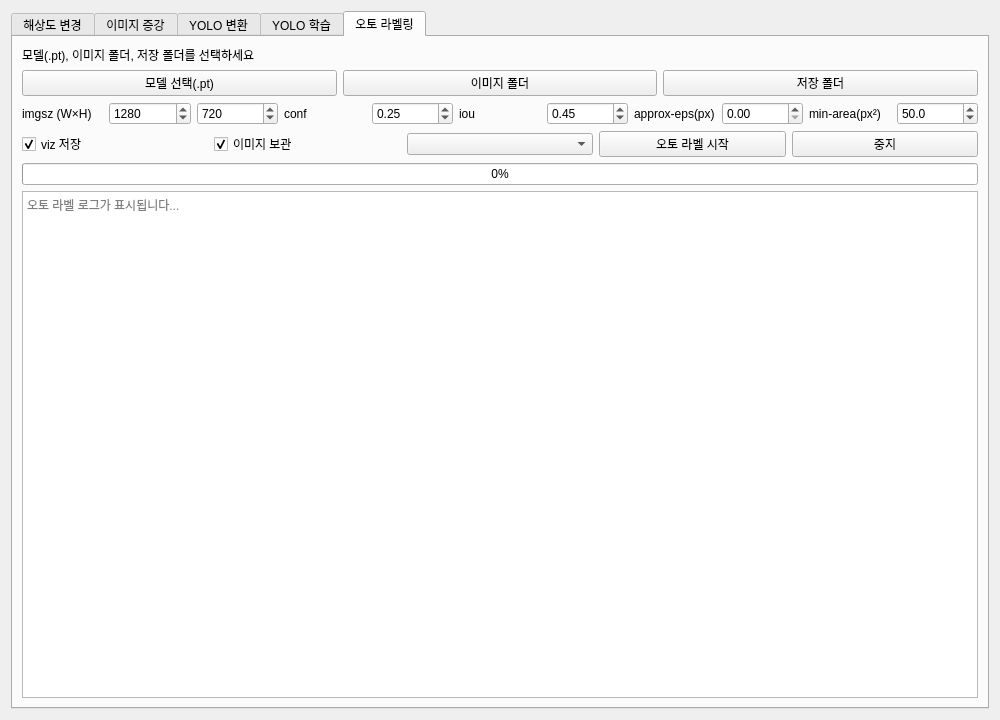
<?xml version="1.0" encoding="UTF-8"?>
<ui version="4.0">
 <class>ImageToolsWindow</class>
 <widget class="QWidget" name="ImageToolsWindow">
  <property name="geometry">
   <rect>
    <x>0</x>
    <y>0</y>
    <width>1000</width>
    <height>720</height>
   </rect>
  </property>
  <property name="windowTitle">
   <string>Auto Labeling PipeLine</string>
  </property>
  <layout class="QVBoxLayout" name="rootLayout">
   <item>
    <widget class="QTabWidget" name="tabWidget">
     <property name="currentIndex">
      <number>4</number>
     </property>
     <widget class="QWidget" name="tabResize">
      <attribute name="title">
       <string>해상도 변경</string>
      </attribute>
      <layout class="QVBoxLayout" name="resizeLayout">
       <item>
        <widget class="QLabel" name="labelPath">
         <property name="text">
          <string>폴더를 선택하세요</string>
         </property>
         <property name="alignment">
          <set>Qt::AlignLeading|Qt::AlignLeft|Qt::AlignVCenter</set>
         </property>
        </widget>
       </item>
       <item>
        <layout class="QHBoxLayout" name="buttonLayout">
         <item>
          <widget class="QPushButton" name="btnSelect">
           <property name="text">
            <string>폴더 선택</string>
           </property>
          </widget>
         </item>
         <item>
          <widget class="QPushButton" name="btnRun">
           <property name="text">
            <string>변환 실행(병렬)</string>
           </property>
          </widget>
         </item>
         <item>
          <widget class="QPushButton" name="btnStop">
           <property name="text">
            <string>중지</string>
           </property>
          </widget>
         </item>
        </layout>
       </item>
       <item>
        <widget class="QProgressBar" name="progressBar">
         <property name="value">
          <number>0</number>
         </property>
         <property name="format">
          <string>%p%</string>
         </property>
        </widget>
       </item>
       <item>
        <widget class="QLabel" name="threadLabel">
         <property name="text">
          <string>스레드: -</string>
         </property>
         <property name="alignment">
          <set>Qt::AlignRight|Qt::AlignTrailing|Qt::AlignVCenter</set>
         </property>
        </widget>
       </item>
       <item>
        <widget class="QTextEdit" name="textLog">
         <property name="readOnly">
          <bool>true</bool>
         </property>
         <property name="placeholderText">
          <string>변환 로그가 표시됩니다...</string>
         </property>
        </widget>
       </item>
      </layout>
     </widget>
     <widget class="QWidget" name="tabAugment">
      <attribute name="title">
       <string>이미지 증강</string>
      </attribute>
      <layout class="QVBoxLayout" name="augmentLayout">
       <item>
        <widget class="QLabel" name="labelAugPaths">
         <property name="text">
          <string>입력/출력 폴더를 선택하세요</string>
         </property>
         <property name="alignment">
          <set>Qt::AlignLeading|Qt::AlignLeft|Qt::AlignVCenter</set>
         </property>
        </widget>
       </item>
       <item>
        <layout class="QHBoxLayout" name="augPathBtns">
         <item>
          <widget class="QPushButton" name="btnAugIn">
           <property name="text">
            <string>입력 폴더 선택</string>
           </property>
          </widget>
         </item>
         <item>
          <widget class="QPushButton" name="btnAugOut">
           <property name="text">
            <string>출력 폴더 선택</string>
           </property>
          </widget>
         </item>
        </layout>
       </item>
       <item>
        <layout class="QHBoxLayout" name="augControls">
         <item>
          <widget class="QLabel" name="labelMultiplier">
           <property name="text">
            <string>Multiplier</string>
           </property>
          </widget>
         </item>
         <item>
          <widget class="QSpinBox" name="spinMultiplier">
           <property name="minimum">
            <number>1</number>
           </property>
           <property name="maximum">
            <number>100</number>
           </property>
           <property name="value">
            <number>5</number>
           </property>
          </widget>
         </item>
         <item>
          <widget class="QPushButton" name="btnAugRun">
           <property name="text">
            <string>증강 실행(병렬)</string>
           </property>
          </widget>
         </item>
         <item>
          <widget class="QPushButton" name="btnAugStop">
           <property name="text">
            <string>중지</string>
           </property>
          </widget>
         </item>
        </layout>
       </item>
       <item>
        <widget class="QProgressBar" name="progressAug">
         <property name="value">
          <number>0</number>
         </property>
         <property name="format">
          <string>%p%</string>
         </property>
        </widget>
       </item>
       <item>
        <widget class="QLabel" name="threadLabelAug">
         <property name="text">
          <string>스레드: -</string>
         </property>
         <property name="alignment">
          <set>Qt::AlignRight|Qt::AlignTrailing|Qt::AlignVCenter</set>
         </property>
        </widget>
       </item>
       <item>
        <widget class="QTextEdit" name="textAugLog">
         <property name="readOnly">
          <bool>true</bool>
         </property>
         <property name="placeholderText">
          <string>증강 로그가 표시됩니다...</string>
         </property>
        </widget>
       </item>
      </layout>
     </widget>
     <widget class="QWidget" name="tabConvert">
      <attribute name="title">
       <string>YOLO 변환</string>
      </attribute>
      <layout class="QVBoxLayout" name="cvLayout">
       <item>
        <widget class="QLabel" name="labelCvPaths">
         <property name="text">
          <string>이미지/JSON/출력 폴더를 선택하세요</string>
         </property>
         <property name="alignment">
          <set>Qt::AlignLeading|Qt::AlignLeft|Qt::AlignVCenter</set>
         </property>
        </widget>
       </item>
       <item>
        <layout class="QHBoxLayout" name="cvPathBtns1">
         <item>
          <widget class="QPushButton" name="btnCvImg">
           <property name="text">
            <string>변환할 이미지 폴더</string>
           </property>
          </widget>
         </item>
         <item>
          <widget class="QPushButton" name="btnCvJson">
           <property name="text">
            <string>변환할 JSON 폴더</string>
           </property>
          </widget>
         </item>
         <item>
          <widget class="QPushButton" name="btnCvOut">
           <property name="text">
            <string>출력 폴더</string>
           </property>
          </widget>
         </item>
        </layout>
       </item>
       <item>
        <layout class="QHBoxLayout" name="cvControls">
         <item>
          <widget class="QLabel" name="labelCvSize">
           <property name="text">
            <string>사이즈 (W×H)</string>
           </property>
          </widget>
         </item>
         <item>
          <widget class="QSpinBox" name="spinCvW">
           <property name="minimum">
            <number>64</number>
           </property>
           <property name="maximum">
            <number>4096</number>
           </property>
           <property name="singleStep">
            <number>32</number>
           </property>
           <property name="value">
            <number>1280</number>
           </property>
          </widget>
         </item>
         <item>
          <widget class="QSpinBox" name="spinCvH">
           <property name="minimum">
            <number>64</number>
           </property>
           <property name="maximum">
            <number>4096</number>
           </property>
           <property name="singleStep">
            <number>16</number>
           </property>
           <property name="value">
            <number>720</number>
           </property>
          </widget>
         </item>
         <item>
          <widget class="QLabel" name="labelValRatio">
           <property name="text">
            <string>Val 비율</string>
           </property>
          </widget>
         </item>
         <item>
          <widget class="QDoubleSpinBox" name="doubleSpinValRatio">
           <property name="decimals">
            <number>2</number>
           </property>
           <property name="minimum">
            <double>0.000000000000000</double>
           </property>
           <property name="maximum">
            <double>1.000000000000000</double>
           </property>
           <property name="singleStep">
            <double>0.050000000000000</double>
           </property>
           <property name="value">
            <double>0.200000000000000</double>
           </property>
          </widget>
         </item>
         <item>
          <widget class="QPushButton" name="btnCvRun">
           <property name="text">
            <string>변환 실행</string>
           </property>
          </widget>
         </item>
         <item>
          <widget class="QPushButton" name="btnCvStop">
           <property name="text">
            <string>중지</string>
           </property>
          </widget>
         </item>
        </layout>
       </item>
       <item>
        <widget class="QProgressBar" name="progressCv">
         <property name="value">
          <number>0</number>
         </property>
         <property name="format">
          <string>%p%</string>
         </property>
        </widget>
       </item>
       <item>
        <widget class="QLabel" name="threadLabelCv">
         <property name="text">
          <string>스레드: -</string>
         </property>
         <property name="alignment">
          <set>Qt::AlignRight|Qt::AlignTrailing|Qt::AlignVCenter</set>
         </property>
        </widget>
       </item>
       <item>
        <widget class="QTextEdit" name="textCvLog">
         <property name="readOnly">
          <bool>true</bool>
         </property>
         <property name="placeholderText">
          <string>변환 로그가 표시됩니다...</string>
         </property>
        </widget>
       </item>
      </layout>
     </widget>
     <widget class="QWidget" name="tabTrain">
      <attribute name="title">
       <string>YOLO 학습</string>
      </attribute>
      <layout class="QVBoxLayout" name="trainLayout">
       <item>
        <widget class="QLabel" name="labelTrainPaths">
         <property name="text">
          <string>모델(.pt)과 dataset.yaml을 선택하세요</string>
         </property>
        </widget>
       </item>
       <item>
        <layout class="QHBoxLayout" name="trainPathBtns">
         <item>
          <widget class="QPushButton" name="btnTrainModel">
           <property name="text">
            <string>모델 선택(.pt)</string>
           </property>
          </widget>
         </item>
         <item>
          <widget class="QPushButton" name="btnTrainData">
           <property name="text">
            <string>dataset.yaml 선택</string>
           </property>
          </widget>
         </item>
        </layout>
       </item>
       <item>
        <layout class="QHBoxLayout" name="trainControls1">
         <item>
          <widget class="QLabel" name="labelImgSz">
           <property name="text">
            <string>imgsz (W×H)</string>
           </property>
          </widget>
         </item>
         <item>
          <widget class="QSpinBox" name="spinTrainW">
           <property name="minimum">
            <number>64</number>
           </property>
           <property name="maximum">
            <number>4096</number>
           </property>
           <property name="singleStep">
            <number>32</number>
           </property>
           <property name="value">
            <number>1280</number>
           </property>
          </widget>
         </item>
         <item>
          <widget class="QSpinBox" name="spinTrainH">
           <property name="minimum">
            <number>64</number>
           </property>
           <property name="maximum">
            <number>4096</number>
           </property>
           <property name="singleStep">
            <number>16</number>
           </property>
           <property name="value">
            <number>720</number>
           </property>
          </widget>
         </item>
         <item>
          <widget class="QLabel" name="labelEpochs">
           <property name="text">
            <string>epochs</string>
           </property>
          </widget>
         </item>
         <item>
          <widget class="QSpinBox" name="spinTrainEpochs">
           <property name="minimum">
            <number>1</number>
           </property>
           <property name="maximum">
            <number>1000</number>
           </property>
           <property name="value">
            <number>100</number>
           </property>
          </widget>
         </item>
         <item>
          <widget class="QLabel" name="labelBatch">
           <property name="text">
            <string>batch</string>
           </property>
          </widget>
         </item>
         <item>
          <widget class="QSpinBox" name="spinTrainBatch">
           <property name="minimum">
            <number>1</number>
           </property>
           <property name="maximum">
            <number>1024</number>
           </property>
           <property name="value">
            <number>16</number>
           </property>
          </widget>
         </item>
         <item>
          <widget class="QCheckBox" name="chkTrainBatchAuto">
           <property name="text">
            <string>auto</string>
           </property>
           <property name="checked">
            <bool>true</bool>
           </property>
          </widget>
         </item>
        </layout>
       </item>
       <item>
        <layout class="QHBoxLayout" name="trainButtons">
         <item>
          <widget class="QPushButton" name="btnTrainStart">
           <property name="text">
            <string>학습 시작</string>
           </property>
          </widget>
         </item>
         <item>
          <widget class="QPushButton" name="btnTrainStop">
           <property name="text">
            <string>중지</string>
           </property>
          </widget>
         </item>
        </layout>
       </item>
       <item>
        <widget class="QTextEdit" name="textTrainLog">
         <property name="readOnly">
          <bool>true</bool>
         </property>
         <property name="placeholderText">
          <string>학습 로그가 표시됩니다...</string>
         </property>
        </widget>
       </item>
      </layout>
     </widget>
     <widget class="QWidget" name="tabAutoLabel">
      <attribute name="title">
       <string>오토 라벨링</string>
      </attribute>
      <layout class="QVBoxLayout" name="alLayout">
       <item>
        <widget class="QLabel" name="labelALPaths">
         <property name="text">
          <string>모델(.pt), 이미지 폴더, 저장 폴더를 선택하세요</string>
         </property>
        </widget>
       </item>
       <item>
        <layout class="QHBoxLayout" name="alPathBtns">
         <item>
          <widget class="QPushButton" name="btnALModel">
           <property name="text">
            <string>모델 선택(.pt)</string>
           </property>
          </widget>
         </item>
         <item>
          <widget class="QPushButton" name="btnALImg">
           <property name="text">
            <string>이미지 폴더</string>
           </property>
          </widget>
         </item>
         <item>
          <widget class="QPushButton" name="btnALSave">
           <property name="text">
            <string>저장 폴더</string>
           </property>
          </widget>
         </item>
        </layout>
       </item>
       <item>
        <layout class="QHBoxLayout" name="alControls1">
         <item>
          <widget class="QLabel" name="labelALImgSz">
           <property name="text">
            <string>imgsz (W×H)</string>
           </property>
          </widget>
         </item>
         <item>
          <widget class="QSpinBox" name="spinALW">
           <property name="minimum">
            <number>64</number>
           </property>
           <property name="maximum">
            <number>4096</number>
           </property>
           <property name="singleStep">
            <number>32</number>
           </property>
           <property name="value">
            <number>1280</number>
           </property>
          </widget>
         </item>
         <item>
          <widget class="QSpinBox" name="spinALH">
           <property name="minimum">
            <number>64</number>
           </property>
           <property name="maximum">
            <number>4096</number>
           </property>
           <property name="singleStep">
            <number>16</number>
           </property>
           <property name="value">
            <number>720</number>
           </property>
          </widget>
         </item>
         <item>
          <widget class="QLabel" name="labelALConf">
           <property name="text">
            <string>conf</string>
           </property>
          </widget>
         </item>
         <item>
          <widget class="QDoubleSpinBox" name="doubleALConf">
           <property name="decimals">
            <number>2</number>
           </property>
           <property name="minimum">
            <double>0.000000000000000</double>
           </property>
           <property name="maximum">
            <double>1.000000000000000</double>
           </property>
           <property name="singleStep">
            <double>0.010000000000000</double>
           </property>
           <property name="value">
            <double>0.250000000000000</double>
           </property>
          </widget>
         </item>
         <item>
          <widget class="QLabel" name="labelALIou">
           <property name="text">
            <string>iou</string>
           </property>
          </widget>
         </item>
         <item>
          <widget class="QDoubleSpinBox" name="doubleALIou">
           <property name="decimals">
            <number>2</number>
           </property>
           <property name="minimum">
            <double>0.000000000000000</double>
           </property>
           <property name="maximum">
            <double>1.000000000000000</double>
           </property>
           <property name="singleStep">
            <double>0.010000000000000</double>
           </property>
           <property name="value">
            <double>0.450000000000000</double>
           </property>
          </widget>
         </item>
         <item>
          <widget class="QLabel" name="labelALApprox">
           <property name="text">
            <string>approx-eps(px)</string>
           </property>
          </widget>
         </item>
         <item>
          <widget class="QDoubleSpinBox" name="doubleALApprox">
           <property name="decimals">
            <number>2</number>
           </property>
           <property name="minimum">
            <double>0.000000000000000</double>
           </property>
           <property name="maximum">
            <double>1000.000000000000000</double>
           </property>
           <property name="singleStep">
            <double>0.100000000000000</double>
           </property>
           <property name="value">
            <double>0.000000000000000</double>
           </property>
          </widget>
         </item>
         <item>
          <widget class="QLabel" name="labelALMinArea">
           <property name="text">
            <string>min-area(px²)</string>
           </property>
          </widget>
         </item>
         <item>
          <widget class="QDoubleSpinBox" name="doubleALMinArea">
           <property name="decimals">
            <number>1</number>
           </property>
           <property name="minimum">
            <double>0.000000000000000</double>
           </property>
           <property name="maximum">
            <double>100000000.000000000000000</double>
           </property>
           <property name="singleStep">
            <double>10.000000000000000</double>
           </property>
           <property name="value">
            <double>50.000000000000000</double>
           </property>
          </widget>
         </item>
        </layout>
       </item>
       <item>
        <layout class="QHBoxLayout" name="alControls2"/>
       </item>
       <item>
        <layout class="QHBoxLayout" name="alControls3">
         <item>
          <widget class="QCheckBox" name="chkALViz">
           <property name="text">
            <string>viz 저장</string>
           </property>
           <property name="checked">
            <bool>true</bool>
           </property>
          </widget>
         </item>
         <item>
          <widget class="QCheckBox" name="chkALCopy">
           <property name="text">
            <string>이미지 보관</string>
           </property>
           <property name="checked">
            <bool>true</bool>
           </property>
          </widget>
         </item>
         <item>
          <widget class="QComboBox" name="comboALCopyMode"/>
         </item>
         <item>
          <widget class="QPushButton" name="btnALRun">
           <property name="text">
            <string>오토 라벨 시작</string>
           </property>
          </widget>
         </item>
         <item>
          <widget class="QPushButton" name="btnALStop">
           <property name="text">
            <string>중지</string>
           </property>
          </widget>
         </item>
        </layout>
       </item>
       <item>
        <layout class="QHBoxLayout" name="alControls4"/>
       </item>
       <item>
        <widget class="QProgressBar" name="progressAL">
         <property name="value">
          <number>0</number>
         </property>
         <property name="format">
          <string>%p%</string>
         </property>
        </widget>
       </item>
       <item>
        <widget class="QTextEdit" name="textALLog">
         <property name="readOnly">
          <bool>true</bool>
         </property>
         <property name="placeholderText">
          <string>오토 라벨 로그가 표시됩니다...</string>
         </property>
        </widget>
       </item>
      </layout>
     </widget>
    </widget>
   </item>
  </layout>
 </widget>
 <resources/>
 <connections/>
</ui>
